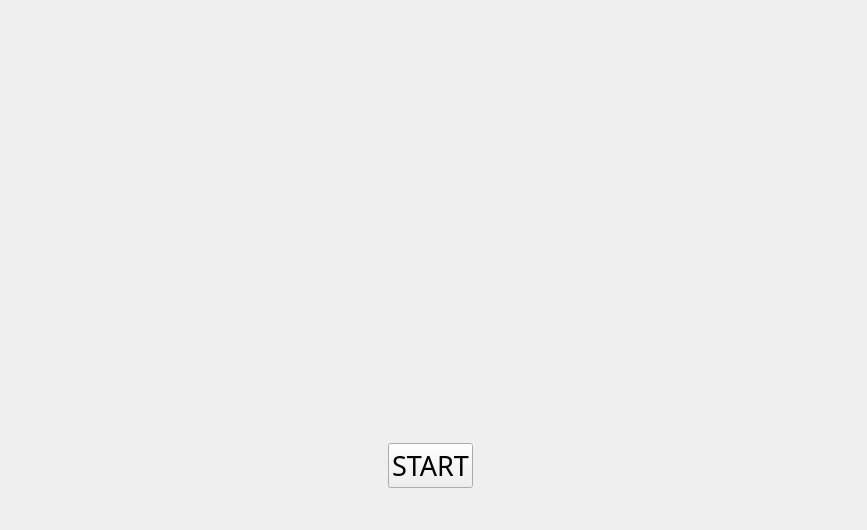
<?xml version="1.0" encoding="UTF-8"?>
<ui version="4.0">
 <class>Start</class>
 <widget class="QWidget" name="Start">
  <property name="geometry">
   <rect>
    <x>0</x>
    <y>0</y>
    <width>867</width>
    <height>530</height>
   </rect>
  </property>
  <property name="windowTitle">
   <string>Form</string>
  </property>
  <widget class="QWidget" name="">
   <property name="geometry">
    <rect>
     <x>10</x>
     <y>410</y>
     <width>841</width>
     <height>111</height>
    </rect>
   </property>
   <layout class="QHBoxLayout" name="horizontalLayout">
    <item>
     <spacer name="horizontalSpacer">
      <property name="orientation">
       <enum>Qt::Horizontal</enum>
      </property>
      <property name="sizeHint" stdset="0">
       <size>
        <width>308</width>
        <height>28</height>
       </size>
      </property>
     </spacer>
    </item>
    <item>
     <widget class="QPushButton" name="pushButton">
      <property name="sizePolicy">
       <sizepolicy hsizetype="Minimum" vsizetype="Maximum">
        <horstretch>0</horstretch>
        <verstretch>0</verstretch>
       </sizepolicy>
      </property>
      <property name="font">
       <font>
        <family>hooge 05_54</family>
        <pointsize>20</pointsize>
        <weight>50</weight>
        <bold>false</bold>
       </font>
      </property>
      <property name="text">
       <string>START</string>
      </property>
     </widget>
    </item>
    <item>
     <spacer name="horizontalSpacer_2">
      <property name="orientation">
       <enum>Qt::Horizontal</enum>
      </property>
      <property name="sizeHint" stdset="0">
       <size>
        <width>318</width>
        <height>47</height>
       </size>
      </property>
     </spacer>
    </item>
   </layout>
  </widget>
 </widget>
 <resources/>
 <connections/>
</ui>
